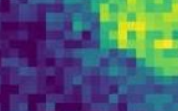
#> input picture Image_processing_1/foto2.png, 178 x 111 px
$ python main.py
#> lines starting #> are read from the running program, lines starting #| are printed output that depends on the picture
from skimage import io
import numpy as np
from matplotlib import pyplot as plt
from skimage import img_as_float


my_image = io.imread("foto2.png")
#> my_image is the input picture: shape (111, 178, 4); mean R, G, B, A 75.3, 93.9, 112.5, 255
my_float_image = img_as_float(my_image)
print(my_float_image.min(), my_float_image.max())
#| 0.0 1.0
print(my_float_image)
#> (printed output is left out)

"""
random_image = img_as_float(np.random.random([500,500]))
print(random_image.min(), random_image.max())
print(random_image)
plt.imshow()
plt.show()
"""
my_image[10:100, 10:100] = [255, 255 ,0, 20]
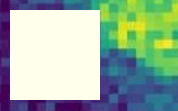
#> my_image: shape (111, 178, 4); mean R, G, B, A 153.6, 178, 64.1, 158.7; transparent parts drawn white
plt.imshow(my_image)
plt.show()
